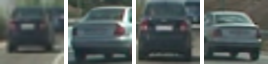
#> input picture writeup/cars.JPG, 268 x 64 px; its folder holds only this picture in this run
$ python -i vehicle_detect_processor.py   (imports and definitions only)   (older library calls are emulated)
#> lines starting #> are read from the running program, lines starting #| are printed output that depends on the picture
################################################################################
#   Date:    08.24.2017
#   Author:  Nathan Greco (Nathan.Greco@gmail.com)
#
#   Project:
#       CarND-Vehicle-Detection: Final project in Term 1 of Self-Driving
#           Car Nanodegree curriculum.
#
#   Module:
#       vehicle_detect_processor.py: Module which applies vehicle detection
#           and tracking pipelines.
#
#   Repository:
#       http://github.com/nategreco/CarND-Vehicle-Detection.git
#
#   License:
#       Part of Udacity Self-Driving Car Nanodegree curriculum.
#
#   Notes:
#       Following google style guide here:
#       https://google.github.io/styleguide/pyguide.html
#
################################################################################

#System imports
import time
import glob

#3rd party imports
import matplotlib.image as mpimg
import numpy as np
import cv2
from skimage.feature import hog
from sklearn.preprocessing import StandardScaler
from sklearn.model_selection import train_test_split
from sklearn.svm import LinearSVC
from scipy.ndimage.measurements import label

#Local project imports

#Constants
##FEATURES  #Only effective when training
SPATIAL_FEAT = False
HIST_FEAT = False
HOG_FEAT = True
###SPATIAL  #Only effective when training
###HIST     #Only effective when training
###HOG      #Only effective when training
COLOR_SPACE = 'YUV' #Can be BGR, HSV, LUV, HLS, YUV, YCrCb
SPATIAL_SIZE = (32, 32)
HIST_BINS = 32
HOG_ORIENT = 11
HOG_CELL_PIX = 16
HOG_BLOCK_PIX = 2
HOG_CHANNEL = "ALL" #Can be 0, 1, 2, or "ALL"
##Windows
START_POS = 400
STOP_POS = 656
SCALE = 1.0
VANISHING_POINT = (640, 420)
MIN_BOX = (64, 64)
MAX_BOX = (300, 300)
OVERLAP = (0.3, 0.3)
WIN_PAD = 0
##Filtering
THRESHOLD = 1
PREV_THRESHOLD = 5
PREV_PAD = 40
##Drawing
WIN_BUFF = 0
BOX_COLOR = (0, 255, 0)

#Classes
class Vehicles():
    """
    Tracks the vehicles over a defined number of frames and does appropriate
    filtering to remove false positives
    """
    # [22 lines left out: functions __init__, update, not called in this run]

#Functions
def convert_color(image, color='BGR'):
    if color != 'BGR':
        if color == 'HSV':
            return cv2.cvtColor(image, cv2.COLOR_BGR2HSV)
        elif color == 'LUV':
            return cv2.cvtColor(image, cv2.COLOR_BGR2LUV)
        elif color == 'HLS':
            return cv2.cvtColor(image, cv2.COLOR_BGR2HLS)
        elif color == 'YUV':
            return cv2.cvtColor(image, cv2.COLOR_BGR2YUV)
        elif color == 'YCrCb':
            return cv2.cvtColor(image, cv2.COLOR_BGR2YCrCb)
    return image.copy()

def bin_spatial(img, size=(32, 32)):
    """
    Compute binned color features
    """
    #Use cv2.resize().ravel() to create the feature vector
    features = cv2.resize(img, size).ravel()
    #Return the feature vector
    return features

def color_hist(img, nbins=32, bins_range=(0, 256)):
    """
    Computes color historgram features
    """
    # Compute the histogram of the color channels separately
    channel1_hist = np.histogram(img[:,:,0], bins=nbins, range=bins_range)
    channel2_hist = np.histogram(img[:,:,1], bins=nbins, range=bins_range)
    channel3_hist = np.histogram(img[:,:,2], bins=nbins, range=bins_range)
    # Concatenate the histograms into a single feature vector
    hist_features = np.concatenate((channel1_hist[0], channel2_hist[0], channel3_hist[0]))
    # Return the individual histograms, bin_centers and feature vector
    return hist_features

def get_hog_features(img,
                     orient,
                     pix_per_cell,
                     cell_per_block,
                     vis=False,
                     feature_vec=True):
    """
    Returns HOG features
    """
    #Call with two outputs if vis==True
    if vis == True:
        features, hog_image = hog(img, orientations=orient,
                                  pixels_per_cell=(pix_per_cell, pix_per_cell),
                                  cells_per_block=(cell_per_block, cell_per_block),
                                  block_norm='L1',
                                  transform_sqrt=True,
                                  visualise=vis, feature_vector=feature_vec)
        return features, hog_image
    #Otherwise call with one output
    else:
        features = hog(img, orientations=orient,
                       pixels_per_cell=(pix_per_cell, pix_per_cell),
                       cells_per_block=(cell_per_block, cell_per_block),
                       block_norm='L1',
                       transform_sqrt=True,
                       visualise=vis, feature_vector=feature_vec)
        return features

def extract_features(image,
                     color_space='BGR',
                     spatial_size=(32, 32),
                     hist_bins=32,
                     orient=9,
                     pix_per_cell=8,
                     cell_per_block=2,
                     hog_channel=0,
                     spatial_feat=True,
                     hist_feat=True,
                     hog_feat=True):
    """
    Extracts features from image
    """
    image_features = []
    #Apply color conversion
    feature_image = convert_color(image, color_space)

    if spatial_feat == True:
        spatial_features = bin_spatial(feature_image, size=spatial_size)
        image_features.append(spatial_features)
    if hist_feat == True:
        #Apply color_hist()
        hist_features = color_hist(feature_image, nbins=hist_bins)
        image_features.append(hist_features)
    if hog_feat == True:
    #Call get_hog_features() with vis=False, feature_vec=True
        if hog_channel == 'ALL':
            hog_features = []
            for channel in range(feature_image.shape[2]):
                hog_features.append(get_hog_features(feature_image[:,:,channel],
                                    orient, pix_per_cell, cell_per_block,
                                    vis=False, feature_vec=True))
            hog_features = np.ravel(hog_features)
        else:
            hog_features = get_hog_features(feature_image[:,:,hog_channel], orient,
                        pix_per_cell, cell_per_block, vis=False, feature_vec=True)
        #Append the new feature vector to the features list
        image_features.append(hog_features)
    #Return list of feature vectors
    return np.concatenate(image_features)

# [556 lines left out: functions train_model, draw_boxes, dist_between, slide_window, new_find_cars, find_cars and 6 more, not called in this run]

>>> import cv2
>>> picture = cv2.imread('writeup/cars.JPG')
#> picture is the input picture: shape (64, 268, 3); mean B, G, R 95.7, 97.3, 88.5
>>> result = extract_features(picture)
#> in bin_spatial, `features = cv2.resize(img, size).ravel()`: features = 3072 values, max 235 at index 1198, min 23 at index 2429, mean 87.19
#> in extract_features, `spatial_features = bin_spatial(feature_image, size=spatial_size)`: spatial_features has the same summary as features in bin_spatial
#> in color_hist, `hist_features = np.concatenate((channel1_hist[0], channel2_hist[0], ch..`: hist_features = 96 values, max 1946 at index 42, min 0 at index 0, mean 536
#> in get_hog_features, `features = hog(img, orientations=orient, pixels_per_cell=(pix_per_cell..`: features = 8064 values, max 0.506 at index 4153, min 0 at index 7, mean 0.0278
#> in get_hog_features, `features = hog(img, orientations=orient, pixels_per_cell=(pix_per_cell..`:
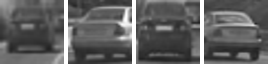
#> img: shape (64, 268); min 34, max 255, mean 95.7
#> in extract_features, `hog_features = get_hog_features(feature_image[:,:,hog_channel], orient..`: hog_features has the same summary as features in get_hog_features
#> result = 11232 values, max 1946 at index 3114, min 0 at index 3072, mean 28.45

$ run again, on writeup/windows_car.JPG
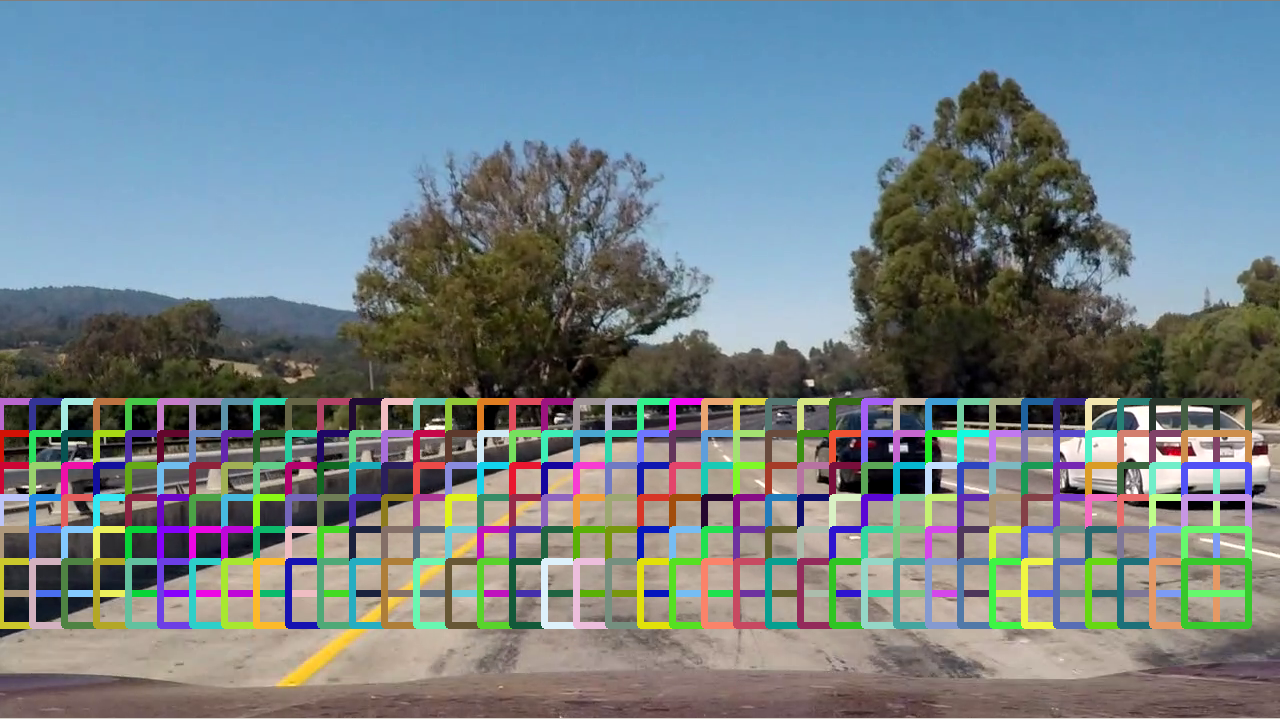
#> input picture writeup/windows_car.JPG, 1280 x 720 px
#> picture is the input picture: shape (720, 1280, 3); mean B, G, R 135.2, 129.6, 116.5
#> features = 3072 values, max 255 at index 1813, min 0 at index 1665, mean 125.2
#> spatial_features has the same summary as features in bin_spatial
#> in color_hist, `hist_features = np.concatenate((channel1_hist[0], channel2_hist[0], ch..`: hist_features = 96 values, max 97942 at index 52, min 2058 at index 59, mean 28800
#> in get_hog_features, `features = hog(img, orientations=orient, pixels_per_cell=(pix_per_cell..`:
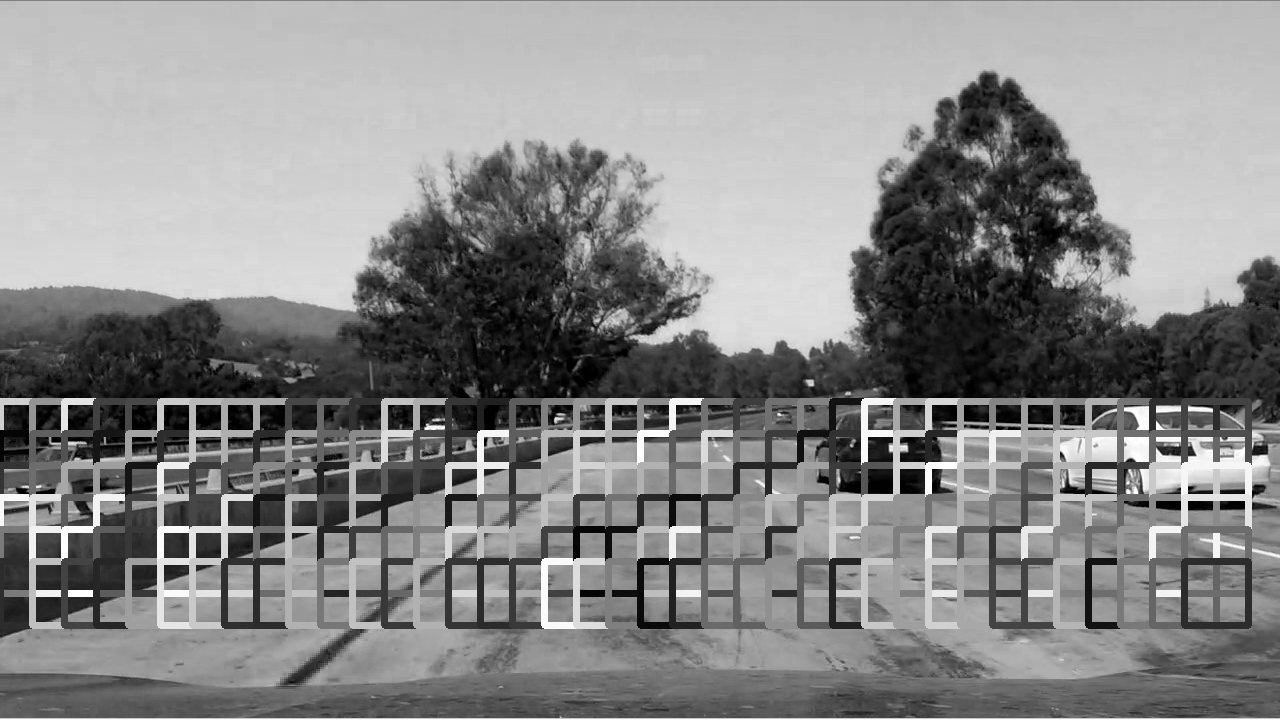
#> img: shape (720, 1280); min 0, max 255, mean 135.2
